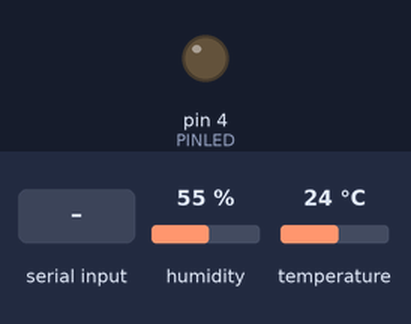
This sketch was run on a simulated Arduino Uno, built with avr-gcc and run on an emulated ATmega328P. On the bench: output pins drawn as LEDs (lit = HIGH). Inputs (shaded band) come from the test bench; at power-on: humidity 55 %, temperature 24 °C. What the sketch prints to the serial monitor is not drawn.

Above: at 1.0 s.
1.1 s: "1" received over Serial
At 2.7 s:
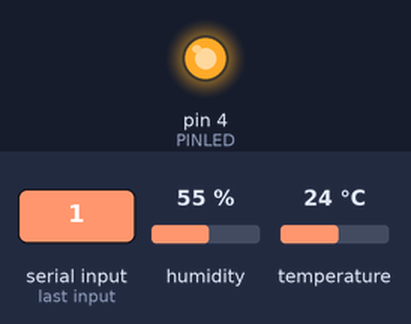
Timing chart, 0 to 4.2 s (numbered marks = the images above; inputs shaded):
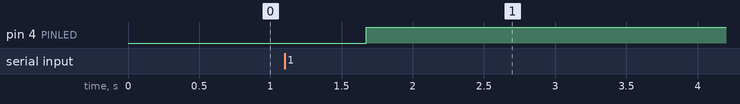

Measured:
- after the input at 1.1 s, pin 4 (PINLED): LOW → HIGH after 0.57 s

The sketch:

dht11eled_handshake.ino
```cpp
#include <DHT.h>
#define DHTPIN 2
const int PINLED = 4;
const char instrucion;
#define DHTTYPE DHT11
DHT dht(DHTPIN, DHTTYPE);

void setup() {
  Serial.begin(9600);
  while (!Serial) {
   ;
  }
  dht.begin();
  pinMode(PINLED, OUTPUT);
  establishContact();
}

void loop() {
    //declaration of all variables
    float h = dht.readHumidity();
    float t = dht.readTemperature();
    float f = dht.readTemperature(true);
    float hic = dht.computeHeatIndex(t, h, false);
    float hif = dht.computeHeatIndex(f, h);
    if (Serial.available() > 0) {
      digitalWrite(PINLED, HIGH);
      if (isnan(h) || isnan(t) || isnan(f)) {
        Serial.println(F("Failed to read from DHT sensor!"));
        digitalWrite(PINLED, LOW);
        Serial.end();
      }
        Serial.print(h);
        Serial.print(t);
        Serial.print(f);
        Serial.print(hic);
        Serial.print(hif);
        delay(1000);
      }
}

void establishContact() {
  while (Serial.available() <= 0) {
    digitalWrite(4, LOW);
    Serial.print(" im_arduino ");
    delay(550);
  }
}
```
